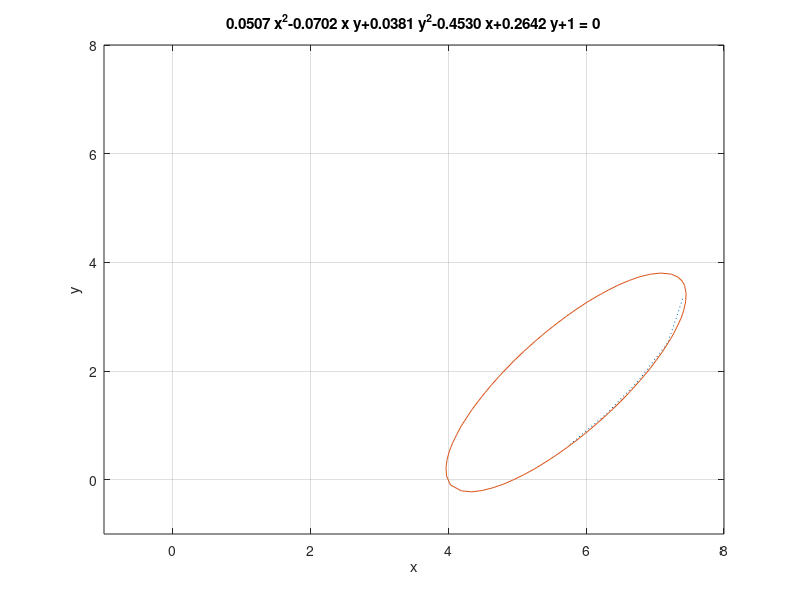

Source code (MATLAB):
x1=[5.764,6.286,6.759,7.186,7.408];
y1=[0.648,1.202,1.823,2.526,3.360];
plot(x1,y1,':');
hold on;
axis([3,9,-1,5]);
ezplot('0.0507*x^2-0.0702*x*y+0.0381*y^2-0.4530*x+0.2642*y+1',[-1,8]);
grid on;

